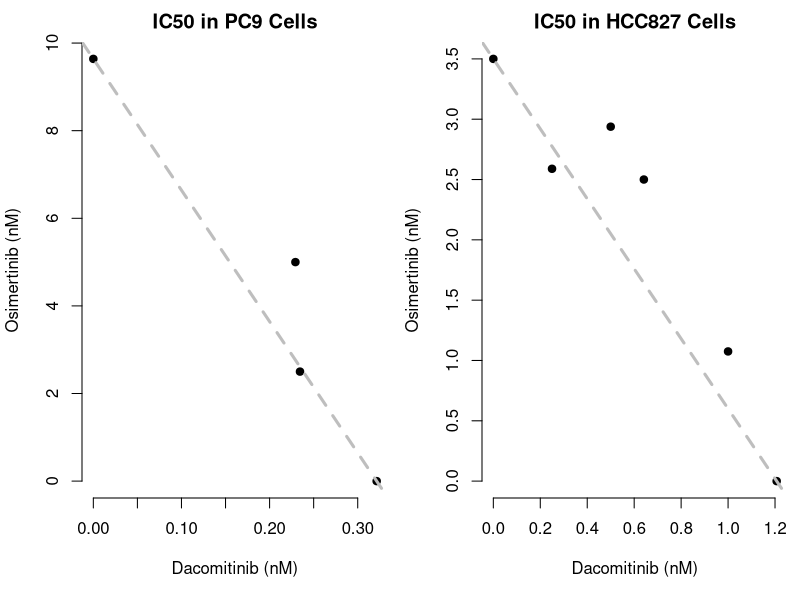
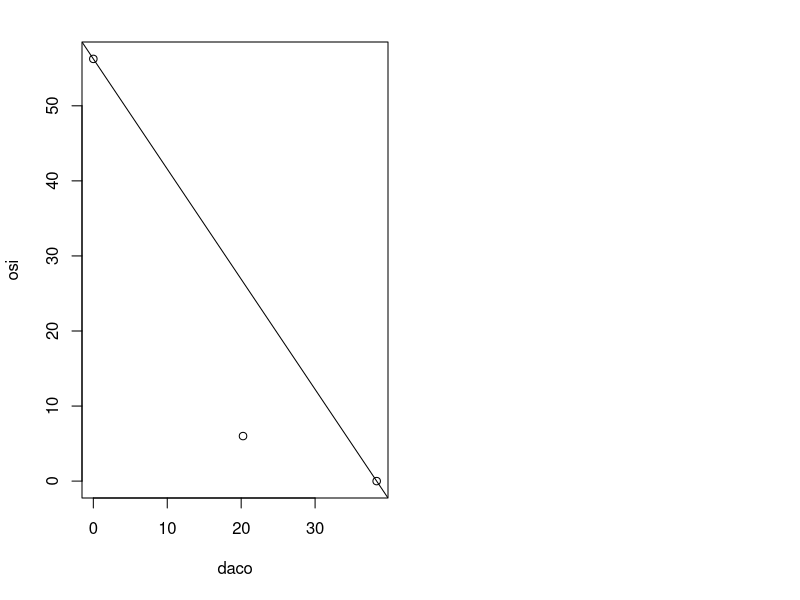

Write the R code that produced these figures, in order.
#####
# Author: Kamrine Poels
# Description: Plot isoboles of dacomitinib and osimertinib in PC9 and HCC827 cell lines
####

# pdf("../isoboles.pdf", width = 10, height = 4)
par(mfrow = c(1,2), mar = c(5,4,2,.5)+.1)
# PC9
daco = c(0.3215, 0, 0.2345, 0.2293)
osi = c(0, 9.639, 2.5, 5)

plot(daco, osi, frame.plot = F, pch = 19, xlab = "Dacomitinib (nM)", ylab = "Osimertinib (nM)",
     main = "IC50 in PC9 Cells")
abline(a = osi[2], b = -osi[2]/daco[1], lty = 2, lwd = 3, col = "grey")

# Hcc827

dacoH = c(0, 1.207, .6412, .25, .5, 1)
osiH = c(3.5, 0, 2.5, 2.589, 2.938, 1.075)

plot(dacoH, osiH, frame.plot = F, pch = 19, xlab = "Dacomitinib (nM)", ylab = "Osimertinib (nM)",
     main = "IC50 in HCC827 Cells")
abline(a = osiH[1], -osiH[1]/dacoH[2], lty = 2, lwd = 3, col = "grey")
# dev.off()
# PC9R

daco = c(0, 38.33, 20.25)
osi = c(56.25, 0, 6) 
plot(daco, osi)
abline(a = osi[1], -osi[1]/daco[2])

   